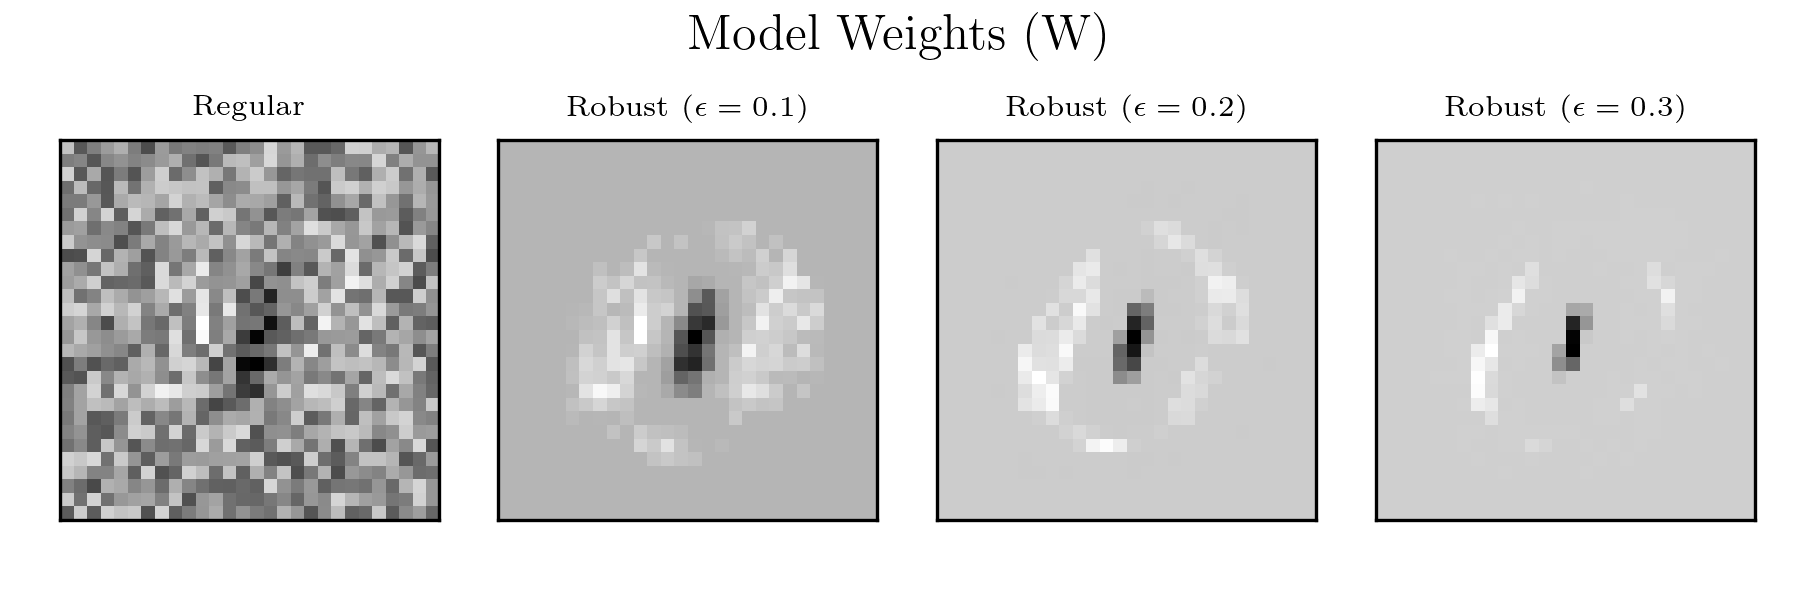

Write the Python code that produced this figure.
from matplotlib import pyplot as plt
from tensorflow import keras
plt.rc('text', usetex=True)
plt.rc('font', family='serif')

# Set up data
model_regular = keras.models.load_model('../out/regular/model.h5')
model_robust_1 = keras.models.load_model('../out/robust/model.0.1.h5')
model_robust_2 = keras.models.load_model('../out/robust/model.0.2.h5')
model_robust_3 = keras.models.load_model('../out/robust/model.0.3.h5')
models = [model_regular, model_robust_1, model_robust_2, model_robust_3]
labels = ['Regular', r'Robust ($\epsilon=0.1$)', r'Robust ($\epsilon=0.2$)', r'Robust ($\epsilon=0.3$)']

no_ticks = {'xticks': [], 'yticks': []}
fig, axes = plt.subplots(1, 4, figsize=[6, 2], subplot_kw=no_ticks)

for ax, model, label in zip(axes, models, labels):
    w, b = model.trainable_variables
    ax.imshow(1 - w.numpy().reshape(28, 28), cmap='gray')
    ax.set_title(label, fontsize=7)

plt.suptitle('Model Weights (W)')
plt.tight_layout(rect=[0, 0, 1, 0.9])  # Make space for the title
name, ext = __file__.split('.')
plt.savefig(f'{name}.png', dpi=300)
